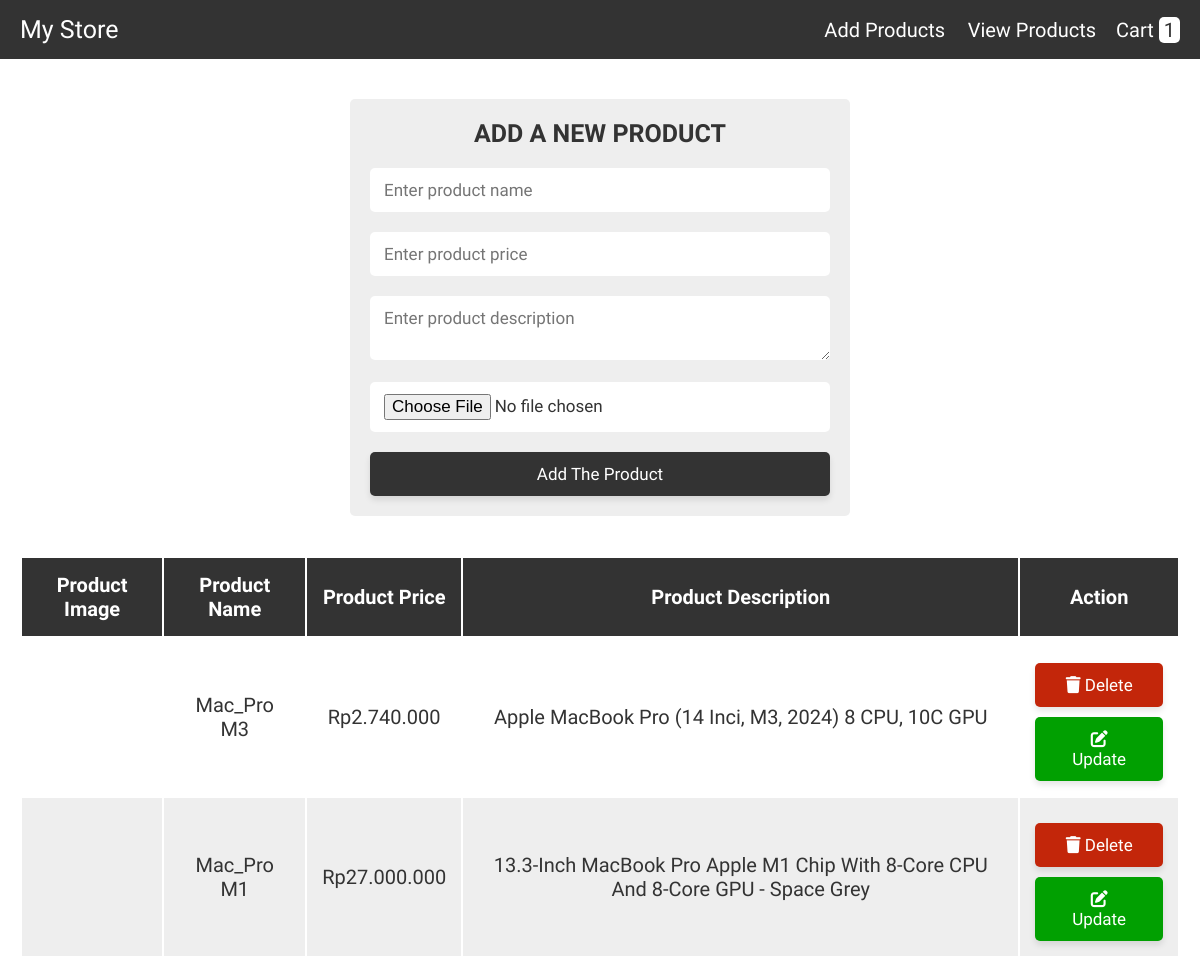
The app's page /admin.php with its own data.
### tables this page shows
CREATE TABLE `products` (
  `id` int(11) NOT NULL,
  `name` varchar(255) NOT NULL,
  `price` int(11) NOT NULL,
  `image` varchar(255) NOT NULL,
  `description` text DEFAULT NULL
);

### admin.php (the view, shortened to what this page needs)
<?php
@include 'config.php';
?>
<!DOCTYPE html>
<html lang="en">
<head>
   <link rel="stylesheet" href="https://cdnjs.cloudflare.com/ajax/libs/font-awesome/6.0.0/css/all.min.css">
   <link rel="stylesheet" href="css/style.css">
</head>
<body>
<?php include 'header.php'; ?>
<div class="container">
<section>
   <form action="" method="post" class="add-product-form" enctype="multipart/form-data">
      <h3>Add a new product</h3>
      <input type="text" name="p_name" placeholder="Enter product name" class="box" required>
      <input type="text" name="p_price" placeholder="Enter product price" class="box" required oninput="formatRupiah(this)">
      <textarea name="p_description" placeholder="Enter product description" class="box" required></textarea>
      <input type="file" name="p_image" accept="image/png, image/jpg, image/jpeg" class="box" required>
      <input type="submit" value="Add the product" name="add_product" class="btn">
   </form>
</section>
<section class="display-product-table">
   <table>
      <thead>
         <th>Product Image</th>
         <th>Product Name</th>
         <th>Product Price</th>
         <th>Product Description</th>
         <th>Action</th>
      </thead>
      <tbody>
         <?php
         $select_products = mysqli_query($conn, "SELECT * FROM `products`");
         if (mysqli_num_rows($select_products) > 0) {
            while ($row = mysqli_fetch_assoc($select_products)) {
         ?>
         <tr>
            <td><img src="uploaded_img/<?php echo $row['image']; ?>" height="100" alt=""></td>
            <td><?php echo $row['name']; ?></td>
            <td><?php echo "Rp" . number_format($row['price'], 0, ',', '.'); ?></td>
            <td><?php echo $row['description']; ?></td>
            <td>
               <a href="admin.php?delete=<?php echo $row['id']; ?>" class="delete-btn" onclick="return confirm('Are you sure?');"> <i class="fas fa-trash"></i> Delete </a>
               <a href="admin.php?edit=<?php echo $row['id']; ?>" class="option-btn"> <i class="fas fa-edit"></i> Update </a>
            </td>
         </tr>
         <?php
            }
         } else {
            echo "<div class='empty'>No product added</div>";
         }
         ?>
      </tbody>
   </table>
</section>
</div>
</body>
</html>

### header.php (shortened to what this page needs)
<?php
include 'config.php';
$select_rows = mysqli_query($conn, "SELECT * FROM `cart`") or die('query failed');
$row_count = mysqli_num_rows($select_rows);
?>
<header class="header">
   <div class="flex">
      <a href="#" class="logo">my store</a>
      <nav class="navbar">
         <a href="admin.php">add products</a>
         <a href="products.php">view products</a>
      </nav>
      <a href="cart.php" class="cart">cart <span><?php echo $row_count; ?></span> </a>
   </div>
</header>

### css/style.css (style rules this page uses)
:root { --blue:#333; --red:rgb(195, 38, 10); --orange:rgb(1, 160, 1); --black:#333; --white:#fff; --bg-color:#eeeeee; --dark-bg:rgba(0,0,0,.7); --box-shadow:0.5rem 1rem rgba(0,0,0,.1); --border:.1rem solid #999; }
* { font-family: "Montserrat Alternates", sans-serif; margin:0; padding:0; box-sizing: border-box; outline: none; border:none; text-decoration: none; text-transform: capitalize; }
html { font-size: 62.5%; overflow-x: hidden; }
.container { max-width: 1200px; margin:0 auto; }
section { padding:2rem; }
a, button, .btn, .option-btn, .delete-btn, input[type="submit"], .header .flex .navbar a, .header .flex .cart, .message i { transition: all 0.7s ease; }
.btn, .option-btn, .delete-btn { display: block; width: 100%; text-align: center; background-color: var(--blue); color: var(--white); font-size: 1.7rem; padding: 1.2rem 3rem; border-radius: .5rem; cursor: pointer; margin-top: 1rem; box-shadow: 0 0.4rem 0.6rem rgba(0, 0, 0, 0.1); transition: background-color 0.3s ease, transform 0.3s ease; transform: scale(1); }
.option-btn { background-color: var(--orange); }
.delete-btn { background-color: var(--red); }
.header { background-color: var(--blue); position: sticky; top:0; left:0; z-index: 1000; }
.header .flex { display: flex; align-items: center; padding:1.5rem 2rem; max-width: 1200px; margin:0 auto; }
.header .flex .logo { margin-right: auto; font-size: 2.5rem; color:var(--white); }
.header .flex .navbar a { margin-left: 2rem; font-size: 2rem; color:var(--white); }
.header .flex .cart { margin-left: 2rem; font-size: 2rem; color:var(--white); }
.header .flex .cart span { padding:.1rem .5rem; border-radius: .5rem; background-color: var(--white); color:var(--blue); font-size: 2rem; }
.add-product-form { max-width: 50rem; background-color: var(--bg-color); border-radius: .5rem; padding:2rem; margin:2rem auto 0 auto; }
.add-product-form h3 { font-size: 2.5rem; margin-bottom: 1rem; color:var(--black); text-transform: uppercase; text-align: center; }
.add-product-form .box { text-transform: none; padding:1.2rem 1.4rem; font-size: 1.7rem; color:var(--black); border-radius: .5rem; background-color: var(--white); margin:1rem 0; width: 100%; }
.display-product-table table { width: 100%; text-align: center; }
.display-product-table table thead th { padding:1.5rem; font-size: 2rem; background-color: var(--black); color:var(--white); }
.display-product-table table td { padding:1.5rem; font-size: 2rem; color:var(--black); }
.display-product-table table td:first-child { padding:0; }
.display-product-table table tr:nth-child(even) { background-color: var(--bg-color); }

### records on screen
products: name "Mac_Pro M3", price "2.740.000", description "Apple MacBook Pro (14 Inci, M3, 2024) 8 CPU, 10C GPU"
products: name "Mac_Pro M1", price "27.000.000", description "13.3-Inch MacBook Pro Apple M1 Chip With 8‑Core CPU And 8‑Core GPU - Space Grey"

### other values on screen
$row_count "1"
